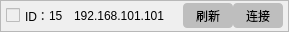
<?xml version="1.0" encoding="UTF-8"?>
<ui version="4.0">
 <class>CameraFrameItem</class>
 <widget class="QFrame" name="CameraFrameItem">
  <property name="geometry">
   <rect>
    <x>0</x>
    <y>0</y>
    <width>289</width>
    <height>32</height>
   </rect>
  </property>
  <property name="windowTitle">
   <string>Frame</string>
  </property>
  <property name="styleSheet">
   <string notr="true"/>
  </property>
  <property name="frameShape">
   <enum>QFrame::StyledPanel</enum>
  </property>
  <property name="frameShadow">
   <enum>QFrame::Raised</enum>
  </property>
  <layout class="QHBoxLayout" name="horizontalLayout_2">
   <property name="spacing">
    <number>0</number>
   </property>
   <property name="leftMargin">
    <number>5</number>
   </property>
   <property name="topMargin">
    <number>0</number>
   </property>
   <property name="rightMargin">
    <number>5</number>
   </property>
   <property name="bottomMargin">
    <number>0</number>
   </property>
   <item>
    <widget class="QCheckBox" name="openSate">
     <property name="enabled">
      <bool>false</bool>
     </property>
     <property name="font">
      <font>
       <pointsize>9</pointsize>
      </font>
     </property>
     <property name="text">
      <string/>
     </property>
    </widget>
   </item>
   <item>
    <widget class="QLabel" name="label">
     <property name="minimumSize">
      <size>
       <width>5</width>
       <height>0</height>
      </size>
     </property>
     <property name="maximumSize">
      <size>
       <width>5</width>
       <height>16777215</height>
      </size>
     </property>
     <property name="font">
      <font>
       <pointsize>9</pointsize>
      </font>
     </property>
     <property name="text">
      <string/>
     </property>
    </widget>
   </item>
   <item>
    <widget class="QLabel" name="IDTitel">
     <property name="minimumSize">
      <size>
       <width>0</width>
       <height>30</height>
      </size>
     </property>
     <property name="maximumSize">
      <size>
       <width>16777215</width>
       <height>30</height>
      </size>
     </property>
     <property name="font">
      <font>
       <pointsize>9</pointsize>
      </font>
     </property>
     <property name="styleSheet">
      <string notr="true"/>
     </property>
     <property name="text">
      <string>ID：</string>
     </property>
    </widget>
   </item>
   <item>
    <widget class="QLabel" name="IDNumber">
     <property name="minimumSize">
      <size>
       <width>25</width>
       <height>30</height>
      </size>
     </property>
     <property name="maximumSize">
      <size>
       <width>25</width>
       <height>30</height>
      </size>
     </property>
     <property name="font">
      <font>
       <pointsize>9</pointsize>
      </font>
     </property>
     <property name="styleSheet">
      <string notr="true"/>
     </property>
     <property name="text">
      <string>15</string>
     </property>
    </widget>
   </item>
   <item>
    <widget class="QLabel" name="CameraSn">
     <property name="minimumSize">
      <size>
       <width>100</width>
       <height>30</height>
      </size>
     </property>
     <property name="maximumSize">
      <size>
       <width>100</width>
       <height>30</height>
      </size>
     </property>
     <property name="font">
      <font>
       <pointsize>9</pointsize>
      </font>
     </property>
     <property name="styleSheet">
      <string notr="true"/>
     </property>
     <property name="text">
      <string>192.168.101.101</string>
     </property>
    </widget>
   </item>
   <item>
    <spacer name="horizontalSpacer">
     <property name="font">
      <font>
       <pointsize>9</pointsize>
      </font>
     </property>
     <property name="orientation">
      <enum>Qt::Horizontal</enum>
     </property>
     <property name="sizeHint" stdset="0">
      <size>
       <width>24</width>
       <height>20</height>
      </size>
     </property>
    </spacer>
   </item>
   <item>
    <layout class="QHBoxLayout" name="horizontalLayout">
     <item>
      <widget class="QPushButton" name="search">
       <property name="minimumSize">
        <size>
         <width>50</width>
         <height>25</height>
        </size>
       </property>
       <property name="maximumSize">
        <size>
         <width>16777215</width>
         <height>25</height>
        </size>
       </property>
       <property name="font">
        <font>
         <pointsize>9</pointsize>
        </font>
       </property>
       <property name="styleSheet">
        <string notr="true">QPushButton
{
	border-radius:4px;
	padding:2px 4px;
	background-color: rgb(190, 190, 190);
}

QPushButton:hover{background-color:rgb(180,180,180)}</string>
       </property>
       <property name="text">
        <string>刷新</string>
       </property>
      </widget>
     </item>
     <item>
      <widget class="QPushButton" name="connect">
       <property name="minimumSize">
        <size>
         <width>50</width>
         <height>25</height>
        </size>
       </property>
       <property name="maximumSize">
        <size>
         <width>16777215</width>
         <height>25</height>
        </size>
       </property>
       <property name="font">
        <font>
         <pointsize>9</pointsize>
        </font>
       </property>
       <property name="styleSheet">
        <string notr="true">QPushButton
{
	border-radius:4px;
	padding:2px 4px;
	background-color: rgb(190, 190, 190);
}

QPushButton:hover{background-color:rgb(180,180,180)}</string>
       </property>
       <property name="text">
        <string>连接</string>
       </property>
      </widget>
     </item>
    </layout>
   </item>
  </layout>
 </widget>
 <resources/>
 <connections/>
</ui>
